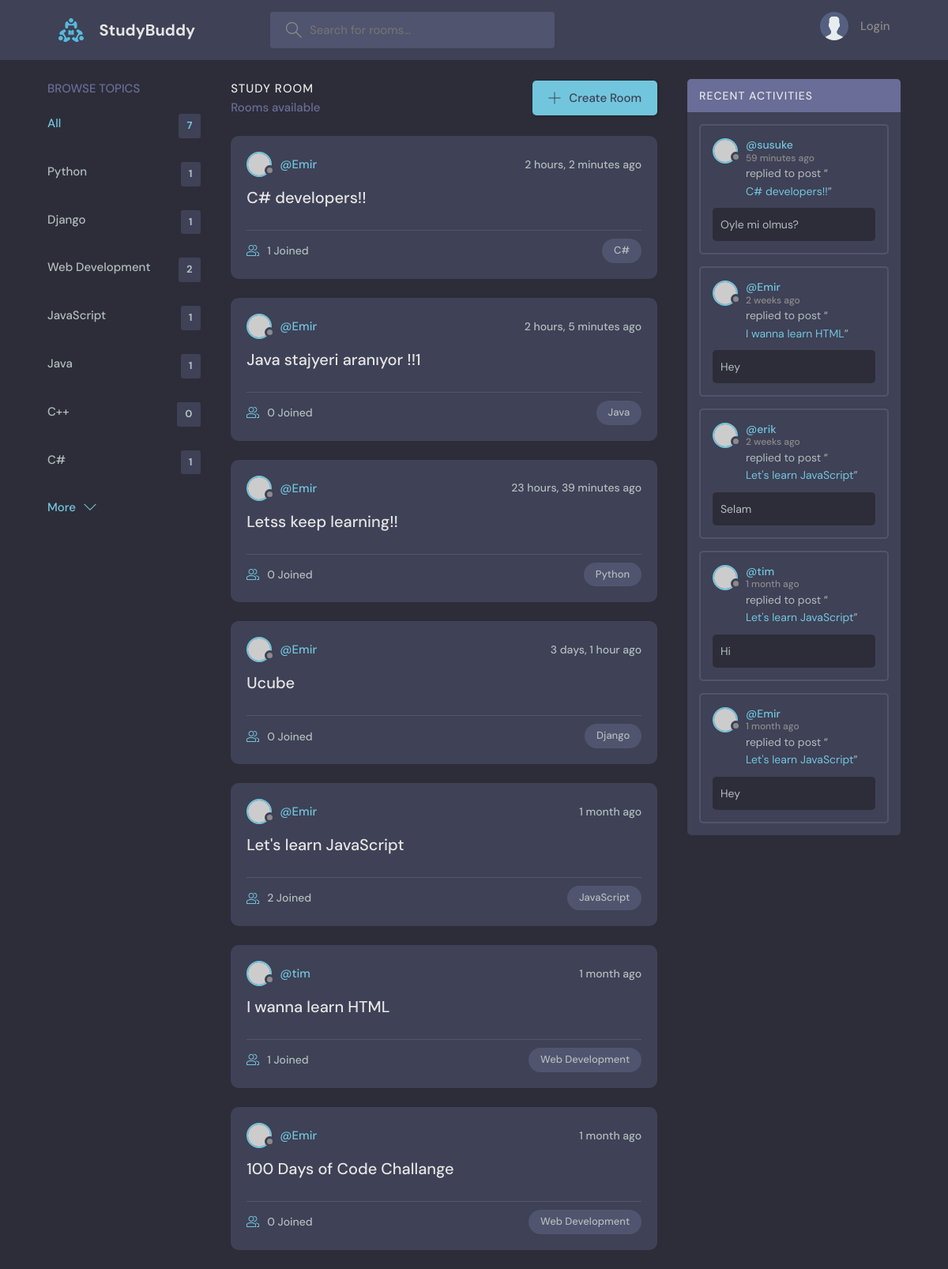
The page / on the database its author committed.
### base/models.py (models this page shows, shortened)
class Topic(models.Model):
    name = models.CharField(max_length=200)

class Room(models.Model):
    host = models.ForeignKey(User, on_delete=models.SET_NULL, null=True)
    topic = models.ForeignKey(Topic, on_delete=models.SET_NULL, null=True)
    name = models.CharField(max_length=200)
    description = models.TextField(null = True, blank=True)
    participants = models.ManyToManyField(User, related_name='participants', blank=True)
    updated = models.DateTimeField(auto_now = True)
    created = models.DateTimeField(auto_now_add = True)
    class Meta:
        ordering=['-updated','-created']
    def __str__(self) :
        return self.name

class Message(models.Model):
    user = models.ForeignKey(User,on_delete=models.CASCADE)
    room = models.ForeignKey(Room, on_delete=models.CASCADE)
    body = models.TextField()
    updated = models.DateTimeField(auto_now = True)
    created = models.DateTimeField(auto_now_add = True)
    class Meta:
        ordering=['-updated','-created']

### base/views.py (the view)
# urls.py: path('', views.home, name="home"),
def home(request):
    q=request.GET.get('q') if request.GET.get('q') != None else ''
    rooms = Room.objects.filter(
        Q(topic__name__icontains=q)|
        Q(name__icontains=q)|
        Q(description__icontains=q)
    )
    topics= Topic.objects.all()
    room_count = rooms.count()
    room_messages = Message.objects.filter(Q(room__topic__name__icontains=q))
    context={'rooms':rooms, 'topics':topics, 'room_count':room_count,
    'room_messages':room_messages}
    return render(request, 'base/home.html',context)

### base/templates/base/home.html (shortened to what this page needs)
{% extends 'main.html' %}
{% block content %}
    <main class="layout layout--3">
      <div class="container">
        {% include 'base/topics_component.html' %}
        <div class="roomList">
          <div class="roomList__header">
            <div>
              <h2>Study Room</h2>
              <p>{{rooms_count}} Rooms available</p>
            </div>
            <a class="btn btn--main" href="{% url 'create-room' %}">
              <svg version="1.1" xmlns="http://www.w3.org/2000/svg" width="32" height="32" viewBox="0 0 32 32">
                <title>add</title>
                <path
                  d="M16.943 0.943h-1.885v14.115h-14.115v1.885h14.115v14.115h1.885v-14.115h14.115v-1.885h-14.115v-14.115z"
                ></path>
              </svg>
              Create Room
            </a>
          </div>
          {% include 'base/feed_component.html'%}
        </div>
        {% include 'base/activity_component.html'%}
      </div>
    </main>
{% endblock %}

### base/templates/base/topics_component.html
<div class="topics">
    <div class="topics__header">
      <h2>Browse Topics</h2>
    </div>
    <ul class="topics__list">
      <li>
        <a href="{% url 'home' %}" class="active">All <span>{{topics.count}}</span></a>
      </li>
      {% for topic in topics %}
      <li>
        <a href="{% url 'home' %}?q={{topic.name}}">{{topic.name}} <span>{{topic.room_set.all.count}}</span></a>
      </li>
      {% endfor %}
    </ul>
    <a class="btn btn--link" href="topics.html">
      More
      <svg version="1.1" xmlns="http://www.w3.org/2000/svg" width="32" height="32" viewBox="0 0 32 32">
        <title>chevron-down</title>
        <path d="M16 21l-13-13h-3l16 16 16-16h-3l-13 13z"></path>
      </svg>
    </a>
  </div>

### base/templates/base/feed_component.html (shortened to what this page needs)
{% for room in rooms %}
<div class="roomListRoom">
    <div class="roomListRoom__header">
      <a href="{% url 'user-profile' room.host.id %}" class="roomListRoom__author">
        <div class="avatar avatar--small">
          <img src="https://randomuser.me/api/portraits/women/11.jpg" />
        </div>
        <span>@{{room.host.username}}</span>
      </a>
      <div class="roomListRoom__actions">
        <span>{{room.created|timesince}} ago</span>
      </div>
    </div>
    <div class="roomListRoom__content">
      <a href="{% url 'room' room.id %}">{{room.name}}</a>
    </div>
    <div class="roomListRoom__meta">
      <a href="{% url 'room' room.id %}" class="roomListRoom__joined">
        {{room.participants.all.count}} Joined
      </a>
      <p class="roomListRoom__topic">{{room.topic.name}}</p>
    </div>
  </div>
  {% endfor %}

### base/templates/base/activity_component.html (shortened to what this page needs)
<div class="activities">
    <div class="activities__header">
      <h2>Recent Activities</h2>
    </div>
    {% for message in room_messages %}
    <div class="activities__box">
      <div class="activities__boxHeader roomListRoom__header">
        <a href="{% url 'user-profile' message.user.id %}" class="roomListRoom__author">
          <div class="avatar avatar--small">
            <img src="https://randomuser.me/api/portraits/women/11.jpg" />
          </div>
          <p>
            @{{message.user}}
            <span>{{message.created|timesince}} ago</span>
          </p>
        </a>
      </div>
      <div class="activities__boxContent">
        <p>replied to post “<a href="{% url 'room' message.room.id %}">{{message.room}}</a>”</p>
        <div class="activities__boxRoomContent">
          {{message.body}}
        </div>
      </div>
    </div>
    {% endfor%}
  </div>

### rows shown on the page
Topic: name "Python", room_set.all.count "1"
Topic: name "Django", room_set.all.count "1"
Topic: name "Web Development", room_set.all.count "2"
Topic: name "JavaScript", room_set.all.count "1"
Topic: name "Java", room_set.all.count "1"
Topic: name "C++", room_set.all.count "0"
Topic: name "C#", room_set.all.count "1"
Room: host.username "Emir", created "2 hours, 2 minutes", name "C# developers!!", participants.all.count "1", topic.name "C#"
Room: host.username "Emir", created "2 hours, 5 minutes", name "Java stajyeri aranıyor !!1", participants.all.count "0", topic.name "Java"
Room: host.username "Emir", created "23 hours, 39 minutes", name "Letss keep learning!!", participants.all.count "0", topic.name "Python"
Room: host.username "Emir", created "3 days, 1 hour", name "Ucube", participants.all.count "0", topic.name "Django"
Room: host.username "Emir", created "1 month", name "Let's learn JavaScript", participants.all.count "2", topic.name "JavaScript"
Room: host.username "tim", created "1 month", name "I wanna learn HTML", participants.all.count "1", topic.name "Web Development"
Room: host.username "Emir", created "1 month", name "100 Days of Code Challange", participants.all.count "0", topic.name "Web Development"
Message: user "susuke", created "59 minutes", room "C# developers!!", body "Oyle mi olmus?"
Message: user "Emir", created "2 weeks", room "I wanna learn HTML", body "Hey"
Message: user "erik", created "2 weeks", room "Let's learn JavaScript", body "Selam"
Message: user "tim", created "1 month", room "Let's learn JavaScript", body "Hi"
Message: user "Emir", created "1 month", room "Let's learn JavaScript", body "Hey"

### other values the page prints
{{ topics.count }} "7"
